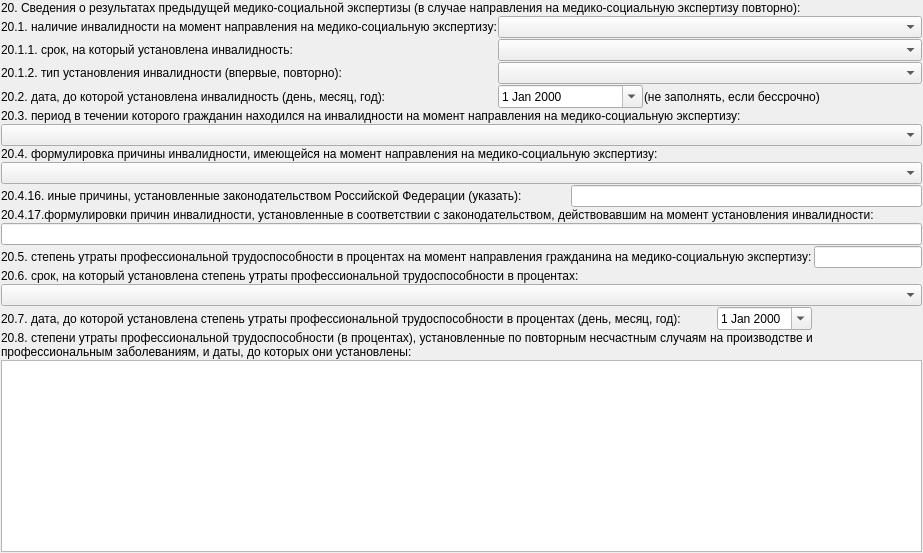
          <widget class="QWidget" name="tabPrevMSI">
           <attribute name="title">
            <string>&amp;Предыдущая МСЭ (п.20)</string>
           </attribute>
           <layout class="QGridLayout" name="gridLayout_28">
            <property name="margin">
             <number>1</number>
            </property>
            <property name="spacing">
             <number>1</number>
            </property>
            <item row="4" column="0">
             <widget class="QLabel" name="lblPrevMSI20_2">
              <property name="text">
               <string>20.2. дата, до которой установлена инвалидность (день, месяц, год):</string>
              </property>
             </widget>
            </item>
            <item row="9" column="0" colspan="2">
             <widget class="QLabel" name="lblPrevMSI20_4_16">
              <property name="text">
               <string>20.4.16. иные причины, установленные законодательством Российской Федерации (указать):</string>
              </property>
             </widget>
            </item>
            <item row="6" column="0" colspan="7">
             <widget class="CStrComboBox" name="cmbPrevMSI20_3"/>
            </item>
            <item row="12" column="6">
             <widget class="QLineEdit" name="edtPrevMSI20_5"/>
            </item>
            <item row="7" column="0" colspan="7">
             <widget class="QLabel" name="PrevMSI20_4">
              <property name="text">
               <string>20.4. формулировка причины инвалидности, имеющейся на момент направления на медико-социальную экспертизу:</string>
              </property>
             </widget>
            </item>
            <item row="15" column="0" colspan="4">
             <widget class="QLabel" name="lblPrevMSI20_7">
              <property name="text">
               <string>20.7. дата, до которой установлена степень утраты профессиональной трудоспособности в процентах (день, месяц, год):</string>
              </property>
             </widget>
            </item>
            <item row="15" column="4">
             <widget class="CDateEdit" name="edtPrevMSI20_7">
              <property name="calendarPopup">
               <bool>true</bool>
              </property>
             </widget>
            </item>
            <item row="10" column="0" colspan="7">
             <widget class="QLabel" name="lblPrevMSI20_4_17">
              <property name="text">
               <string>20.4.17.формулировки причин инвалидности, установленные в соответствии с законодательством, действовавшим на момент установления инвалидности:</string>
              </property>
             </widget>
            </item>
            <item row="13" column="0" colspan="7">
             <widget class="QLabel" name="PrevMSI20_6">
              <property name="text">
               <string>20.6. срок, на который установлена степень утраты профессиональной трудоспособности в процентах:</string>
              </property>
             </widget>
            </item>
            <item row="4" column="3" colspan="4">
             <widget class="QLabel" name="label_4">
              <property name="text">
               <string>(не заполнять, если бессрочно)</string>
              </property>
             </widget>
            </item>
            <item row="15" column="5" colspan="2">
             <spacer name="horizontalSpacer_2">
              <property name="orientation">
               <enum>Qt::Horizontal</enum>
              </property>
              <property name="sizeHint" stdset="0">
               <size>
                <width>40</width>
                <height>20</height>
               </size>
              </property>
             </spacer>
            </item>
            <item row="14" column="0" colspan="7">
             <widget class="CStrComboBox" name="cmbPrevMSI20_6"/>
            </item>
            <item row="1" column="0">
             <widget class="QLabel" name="lblPrevMSI20_1">
              <property name="text">
               <string>20.1. наличие инвалидности на момент направления на медико-социальную экспертизу:</string>
              </property>
             </widget>
            </item>
            <item row="0" column="0" colspan="7">
             <widget class="QLabel" name="lblPrevMSI20">
              <property name="text">
               <string>20. Сведения о результатах предыдущей медико-социальной экспертизы (в случае направления на медико-социальную экспертизу повторно):</string>
              </property>
             </widget>
            </item>
            <item row="17" column="0" colspan="7">
             <widget class="QTextEdit" name="edtPrevMSI20_8"/>
            </item>
            <item row="11" column="0" colspan="7">
             <widget class="QLineEdit" name="edtPrevMSI20_4_17"/>
            </item>
            <item row="5" column="0" colspan="7">
             <widget class="QLabel" name="lblPrevMSI20_3">
              <property name="text">
               <string>20.3. период в течении которого гражданин находился на инвалидности на момент направления на медико-социальную экспертизу:</string>
              </property>
             </widget>
            </item>
            <item row="8" column="0" colspan="7">
             <widget class="CStrComboBox" name="cmbPrevMSI20_4"/>
            </item>
            <item row="1" column="1" colspan="6">
             <widget class="CStrComboBox" name="cmbPrevMSI20_1"/>
            </item>
            <item row="2" column="0">
             <widget class="QLabel" name="lblPrevMSI20_1_1">
              <property name="text">
               <string>20.1.1. срок, на который установлена инвалидность:</string>
              </property>
             </widget>
            </item>
            <item row="4" column="1" colspan="2">
             <widget class="CDateEdit" name="edtPrevMSI20_2">
              <property name="calendarPopup">
               <bool>true</bool>
              </property>
             </widget>
            </item>
            <item row="12" column="0" colspan="5">
             <widget class="QLabel" name="PrevMSI20_5">
              <property name="text">
               <string>20.5. степень утраты профессиональной трудоспособности в процентах на момент направления гражданина на медико-социальную экспертизу:</string>
              </property>
             </widget>
            </item>
            <item row="2" column="1" colspan="6">
             <widget class="CStrComboBox" name="cmbPrevMSI20_1_1"/>
            </item>
            <item row="16" column="0" colspan="7">
             <widget class="QLabel" name="lblPrevMSI20_8">
              <property name="sizePolicy">
               <sizepolicy hsizetype="Preferred" vsizetype="Fixed">
                <horstretch>0</horstretch>
                <verstretch>0</verstretch>
               </sizepolicy>
              </property>
              <property name="text">
               <string>20.8. степени утраты профессиональной трудоспособности (в процентах), установленные по повторным несчастным случаям на производстве и профессиональным заболеваниям, и даты, до которых они установлены:</string>
              </property>
              <property name="wordWrap">
               <bool>true</bool>
              </property>
             </widget>
            </item>
            <item row="9" column="2" colspan="5">
             <widget class="QLineEdit" name="edtPrevMSI20_4_16"/>
            </item>
            <item row="3" column="0">
             <widget class="QLabel" name="lblPrevMSI20_1_2">
              <property name="text">
               <string>20.1.2. тип установления инвалидности (впервые, повторно):</string>
              </property>
             </widget>
            </item>
            <item row="3" column="1" colspan="6">
             <widget class="CStrComboBox" name="cmbPrevMSI20_1_2"/>
            </item>
           </layout>
          </widget>
